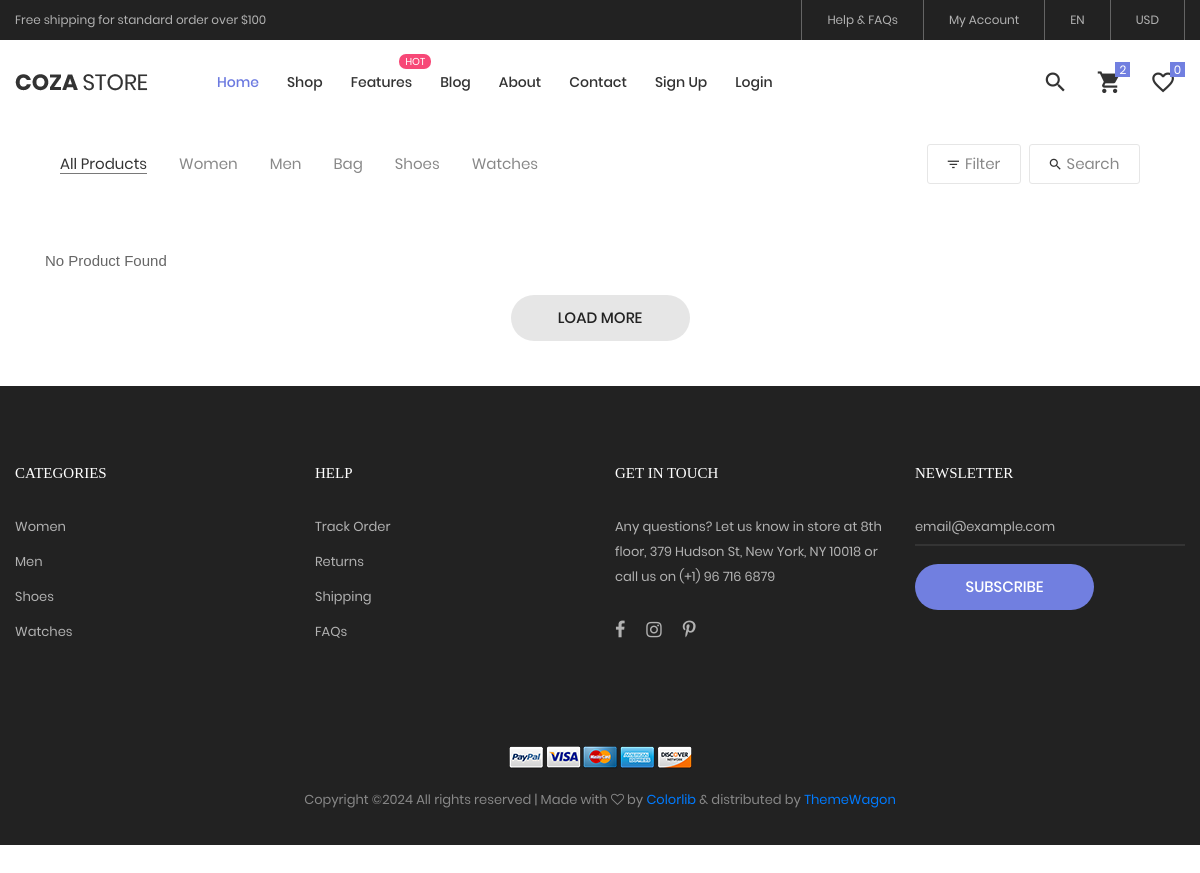
The app's page /product.php?id=1, older data.
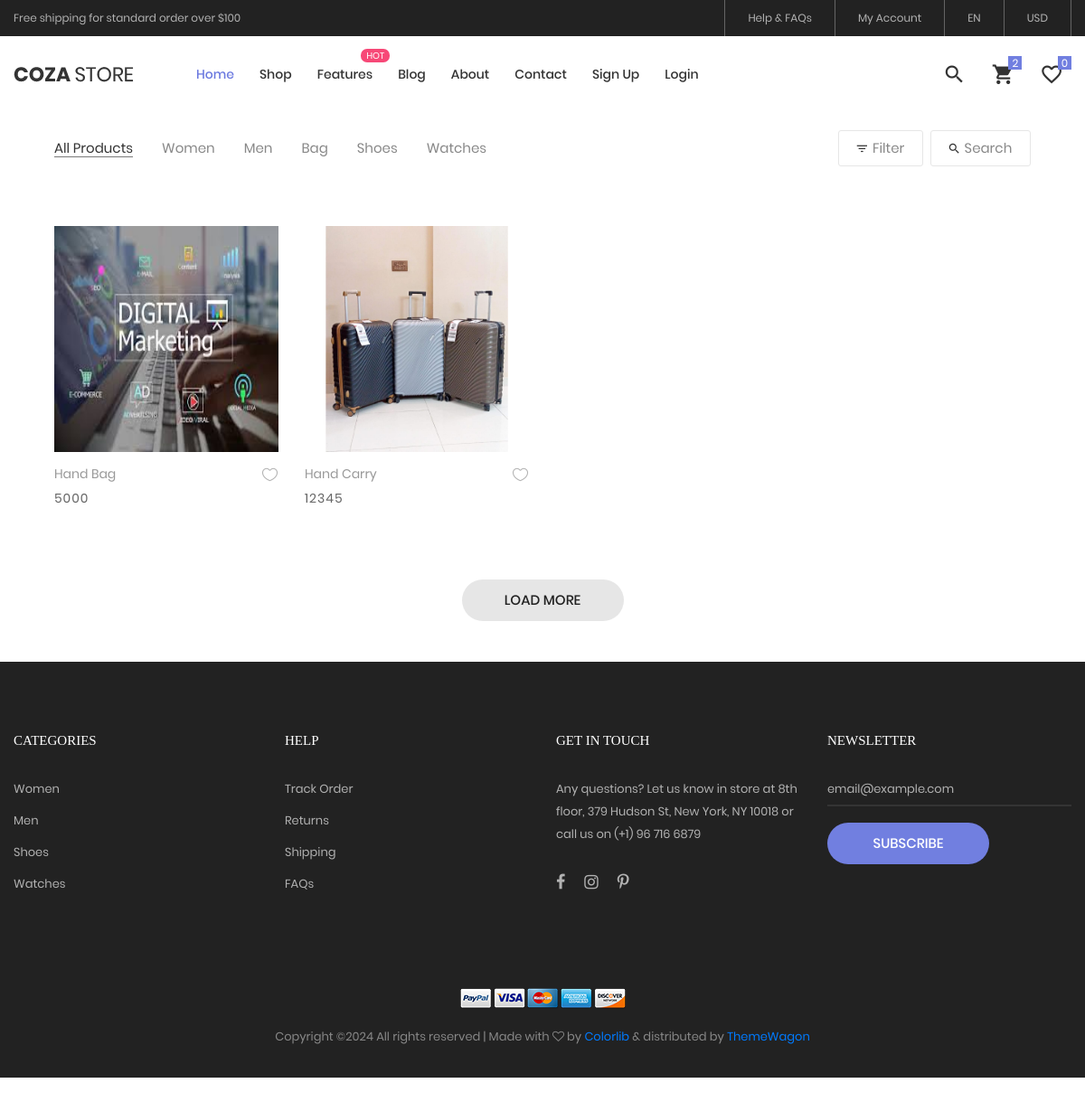
The same page, newer data.
### tables this page shows
CREATE TABLE `products` (
  `id` int(11) NOT NULL,
  `name` varchar(200) NOT NULL,
  `description` varchar(200) NOT NULL,
  `price` int(11) NOT NULL,
  `quantity` int(11) NOT NULL,
  `image` varchar(500) NOT NULL,
  `catid` int(11) NOT NULL
);

### product.php (the view, shortened to what this page needs)
<?php
include "query.php";
include "header.php";
?>
	<div class="bg0 m-t-23 p-b-140 mt-5 p-5">
		<div class="container">
			<div class="flex-w flex-sb-m p-b-52">
				<div class="flex-w flex-l-m filter-tope-group m-tb-10">
					<button class="stext-106 cl6 hov1 bor3 trans-04 m-r-32 m-tb-5 how-active1" data-filter="*">
						All Products
					</button>
					<button class="stext-106 cl6 hov1 bor3 trans-04 m-r-32 m-tb-5" data-filter=".women">
						Women
					</button>
					<button class="stext-106 cl6 hov1 bor3 trans-04 m-r-32 m-tb-5" data-filter=".men">
						Men
					</button>
					<button class="stext-106 cl6 hov1 bor3 trans-04 m-r-32 m-tb-5" data-filter=".bag">
						Bag
					</button>
					<button class="stext-106 cl6 hov1 bor3 trans-04 m-r-32 m-tb-5" data-filter=".shoes">
						Shoes
					</button>
					<button class="stext-106 cl6 hov1 bor3 trans-04 m-r-32 m-tb-5" data-filter=".watches">
						Watches
					</button>
				</div>
				<div class="flex-w flex-c-m m-tb-10">
					<div class="flex-c-m stext-106 cl6 size-104 bor4 pointer hov-btn3 trans-04 m-r-8 m-tb-4 js-show-filter">
						<i class="icon-filter cl2 m-r-6 fs-15 trans-04 zmdi zmdi-filter-list"></i>
						 Filter
					</div>
					<div class="flex-c-m stext-106 cl6 size-105 bor4 pointer hov-btn3 trans-04 m-tb-4 js-show-search">
						<i class="icon-search cl2 m-r-6 fs-15 trans-04 zmdi zmdi-search"></i>
						Search
					</div>
				</div>
			</div>
			<div class="row isotope-grid">
				<?php
				if(isset($_GET['id'])){
					$categoryid = $_GET['id'];
					$query = $pdo->prepare("select * from products where catid = :cid");
					$query->bindParam(':cid', $categoryid);
					$query->execute();
					$prodata = $query->fetchAll(PDO::FETCH_ASSOC);
					$countProduct = count($prodata);
					if($countProduct>0){
					foreach($prodata as $pdata){
					?>
<div class="col-sm-6 col-md-4 col-lg-3 p-b-35 isotope-item women">
					<div class="block2">
						<div class="block2-pic hov-img0">
							<img height="250px" src="AdminPanel/img/<?php echo $pdata['image'] ?>" alt="IMG-PRODUCT">
						</div>
						<div class="block2-txt flex-w flex-t p-t-14">
							<div class="block2-txt-child1 flex-col-l ">
								<a href="product-detail.html" class="stext-104 cl4 hov-cl1 trans-04 js-name-b2 p-b-6">
									<?php echo $pdata['name'] ?>
								</a>
								<span class="stext-105 cl3">
								<?php echo $pdata['price'] ?>
								</span>
							</div>
							<div class="block2-txt-child2 flex-r p-t-3">
								<a href="#" class="btn-addwish-b2 dis-block pos-relative js-addwish-b2">
									<img class="icon-heart1 dis-block trans-04" src="images/icons/icon-heart-01.png" alt="ICON">
								</a>
							</div>
						</div>
					</div>
				</div>
				<?php
					}
					}else{
						echo "No Product Found";
					}
					}
				?>
			</div>
			<div class="flex-c-m flex-w w-full p-t-45">
				<a href="#" class="flex-c-m stext-101 cl5 size-103 bg2 bor1 hov-btn1 p-lr-15 trans-04">
					Load More
				</a>
			</div>
		</div>
	</div>
<?php
include "footer.php";
?>

Row changes from the older to the newer data that the page shows:
added products: image (picture), name "Hand Bag", price "5000"
added products: image (picture), name "Hand Carry", price "12345"
Text that changed along with them:
text no longer shown: "No Product Found"
